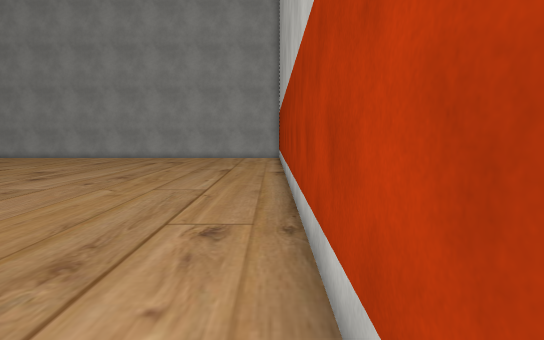
View 1 (above)

24 first-person views from a walk through a 3-D level made in the Unity game engine. The camera is 1.5 m above the floor, tilts 6° down and sees 80° across. The floor is counted in squares, 1 m on a side. Each view is taken from the middle of a square. On the plan, view 1 faces up. The plan holds only what a view shows up to about 15 squares ahead; the rest is blank. The place goes on beyond the plan. Some surface patterns are stand-ins.

View 2
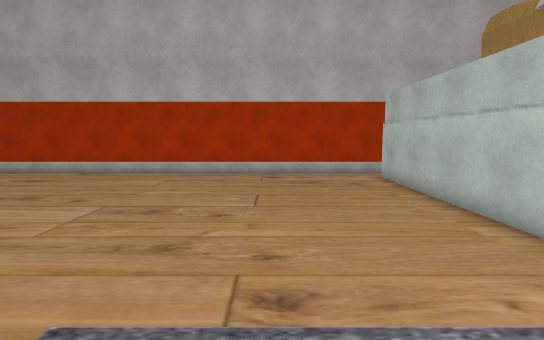

View 3
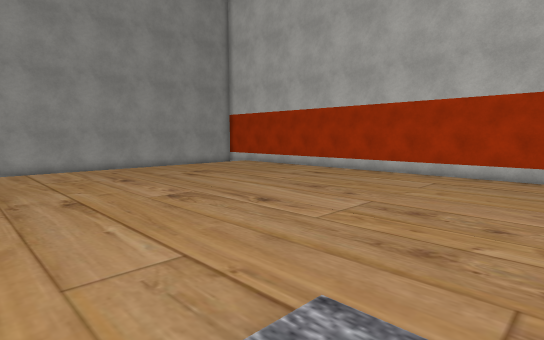

View 4
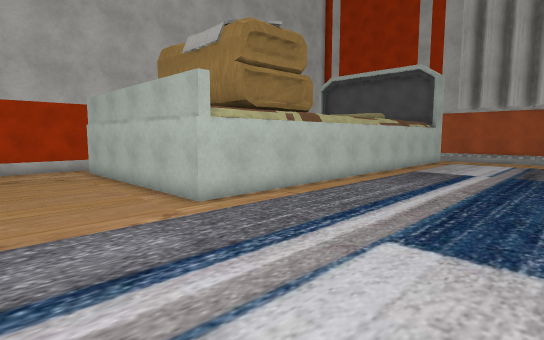

View 5
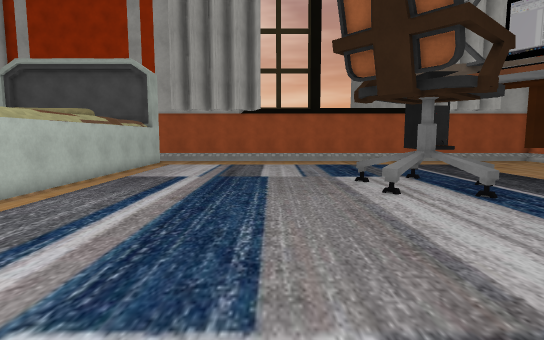

View 6
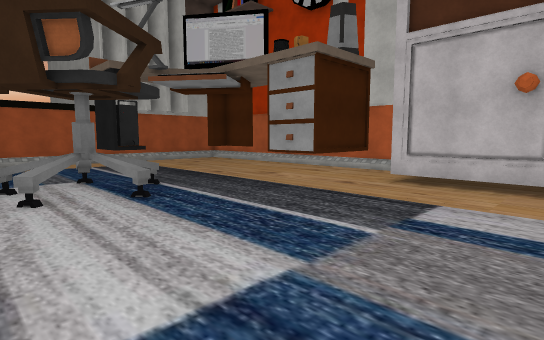

View 7
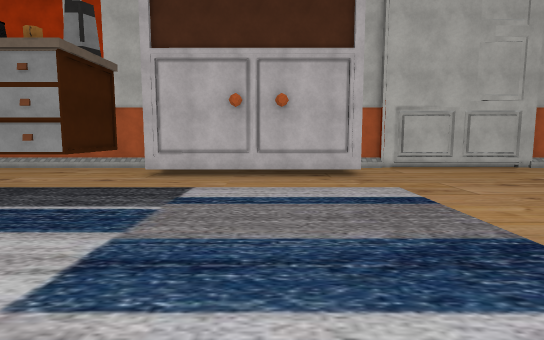

View 8
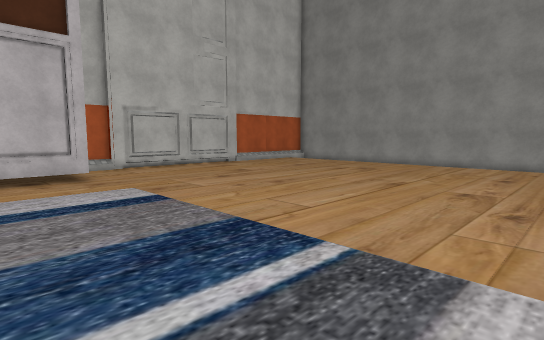

View 9
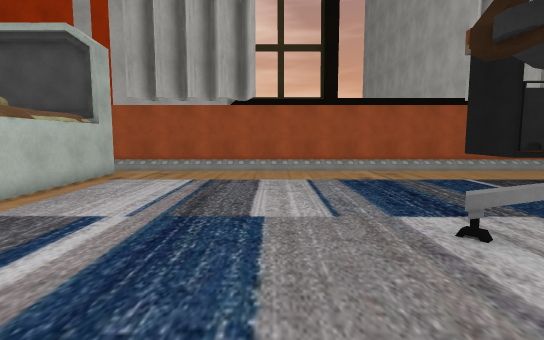

View 10
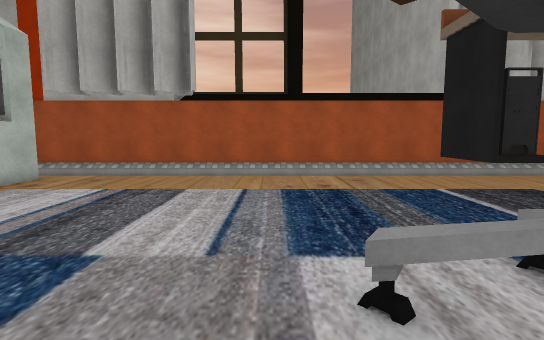

View 11
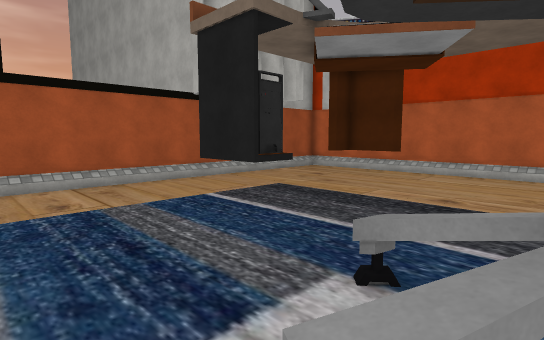

View 12
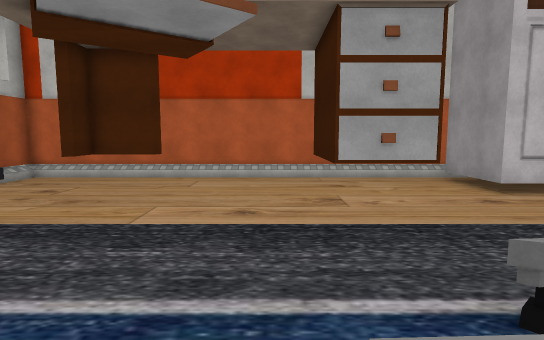

View 13
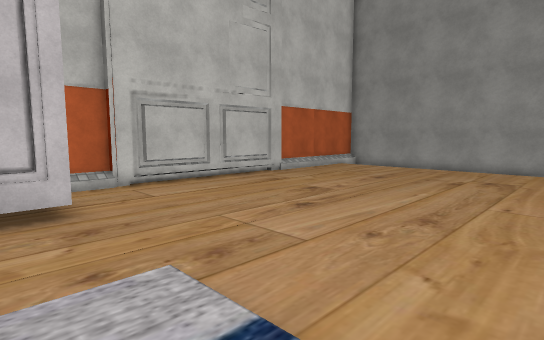

View 14
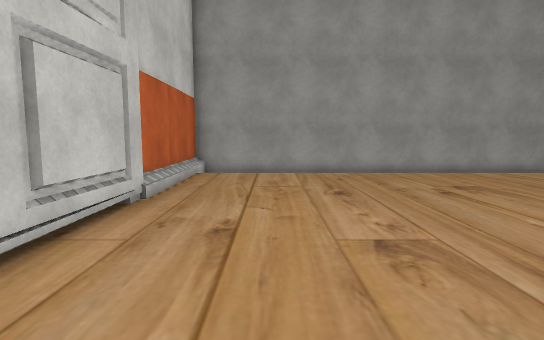

View 15
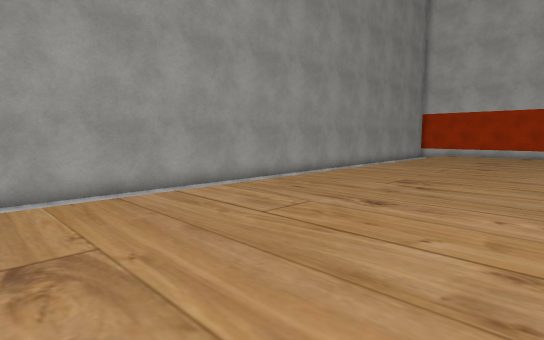

View 16
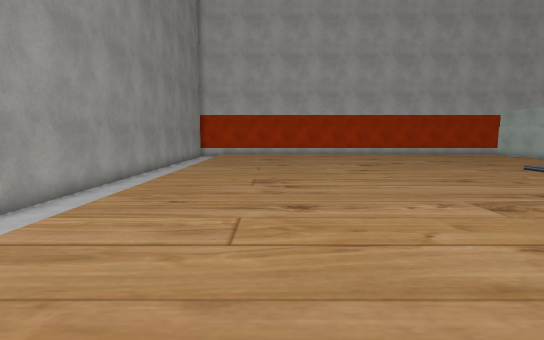

View 17
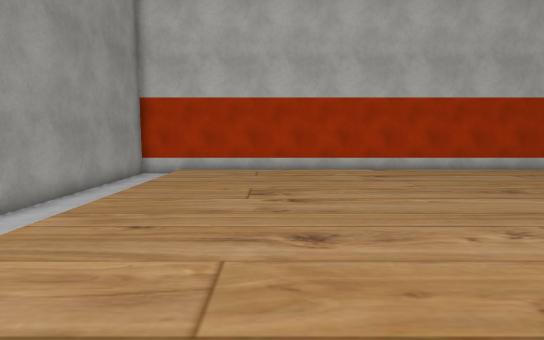

View 18
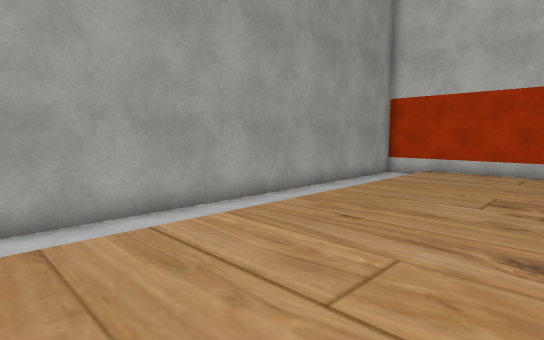

View 19
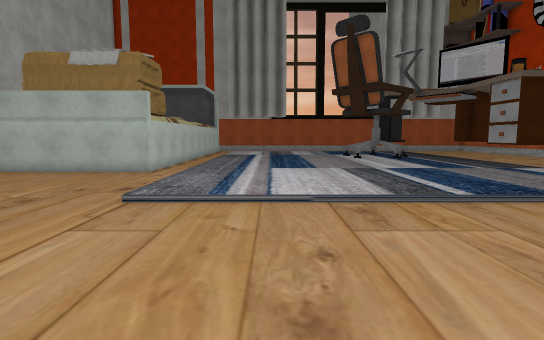

View 20
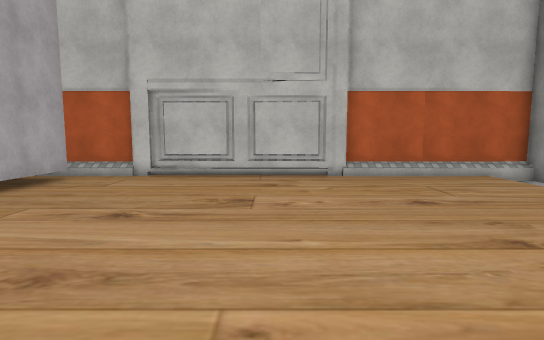

View 21
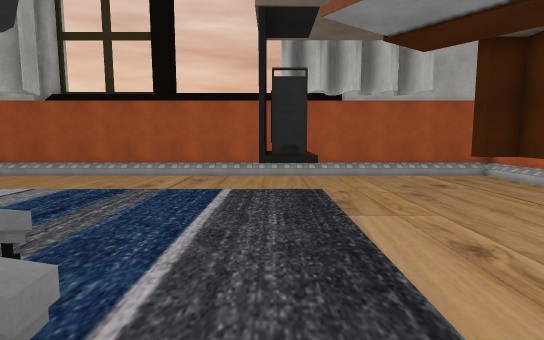

View 22
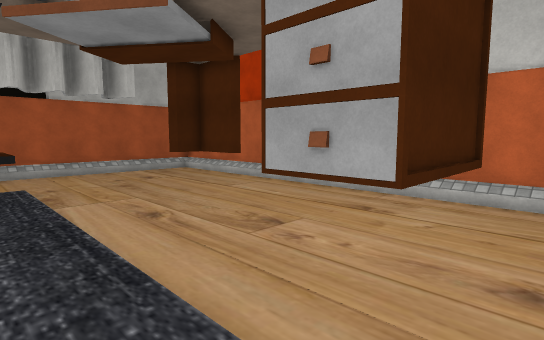

View 23
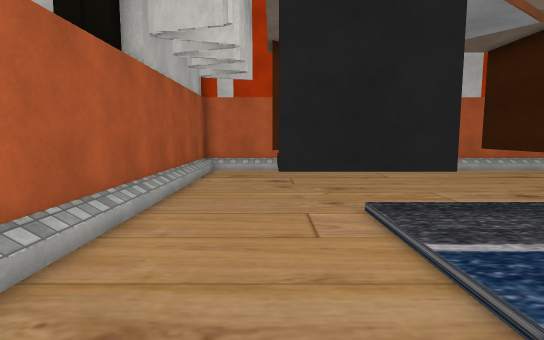

View 24
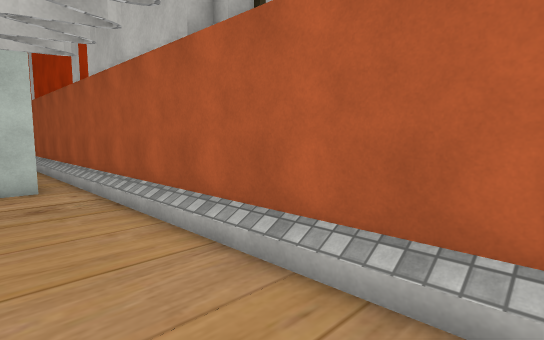

### Floor plan
Key: @ floor where view 1 was taken; # wall or solid block; . main floor; : floor 0.25 m higher than the main floor; - floor 0.25 m lower than the main floor; / step, stairs or slope; = window, fence, low wall or low ledge; ^ raised ledge; W wheel.
Columns run from 35 left of view 1 to 1 right of it. Each row starts with its distance up from view 1.
 24 #####################################
 23 ##-       --------------------------#
 22 #///////////////////////////////////#
 21 #/..................................#
 20 #/..................................#
 19 #/..................................#
 18 #/..................................#
 17 ##..................................#
 16  #..................................#
 15  #..................................#
 14  #..................................#
 13  #..................................#
 12  #..................................#
 11  #..................................#
 10 ##..................................#
  9 ##..................................#
  8 #/..................................#
  7 #/###...............................#
  6 #/  #....:::::::::::::::............#
  5     #....:::::::::::::::............#
  4     #... :::::::::::::::............#
  3     #... :::::::::::::::............#
  2     #....:::::::::::::::............#
  1     #....:::::::::::::::............#
  0     #....:::::::::::::::.##########@#
 -1     #....:::::::::::::::.#
 -2 #/###....:::::::::::::::.#
 -3 #/.......:::::::::::::::.#
 -4 #/.......:::::::::::::::.#
 -5 #/#####..::::^:=::::::::.#
 -6 #/^   #..::::===::::::::.#
 -7 #/#^^^#..:::^##=::::::::.#
 -8 #/.......::::=:W::::::::.#
 -9 #/.......::::=::::::::::.#
-10 #/.......:::::::::::::::.#
-11 #/.......:::::::::::::::.#
-12 #/.......:::::::::::::::.#
-13 #/.......##:::::::::::::.#
-14 #/#......##/////////////.#
-15 #/#...... #..............#
-16 #/##..... #..............#
-17 #/.......................#
-18 #/.............................
-19 ##################################

Positions as (right, up) in squares from view 1, and headings:
1: (0, 0), facing up
2: (-14, 5), facing right
3: (-14, 5), facing up-right
4: (-17, 5), facing down-right
5: (-17, 3), facing down
6: (-19, 3), facing down-left
7: (-17, 3), facing left
8: (-17, 3), facing up-left
9: (-17, -3), facing down
10: (-19, -5), facing down
11: (-19, -7), facing down-left
12: (-21, -9), facing left
13: (-23, 5), facing up-left
14: (-31, 9), facing up
15: (-26, 14), facing up-right
16: (-26, 18), facing right
17: (-14, 18), facing right
18: (-14, 17), facing up-right
19: (-15, 14), facing down
20: (-22, 14), facing left
21: (-25, -5), facing down
22: (-25, -3), facing down-left
23: (-20, -16), facing left
24: (-20, -16), facing down-right
